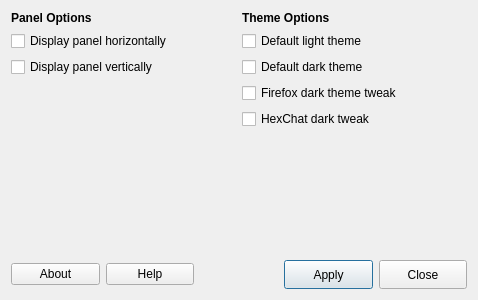
<?xml version="1.0" encoding="UTF-8"?>
<ui version="4.0">
 <class>defaultlook</class>
 <widget class="QMainWindow" name="defaultlook">
  <property name="geometry">
   <rect>
    <x>0</x>
    <y>0</y>
    <width>478</width>
    <height>300</height>
   </rect>
  </property>
  <property name="windowTitle">
   <string>MX Default Look</string>
  </property>
  <property name="windowIcon">
   <iconset theme="preferences-desktop-theme">
    <normaloff/>
   </iconset>
  </property>
  <widget class="QWidget" name="centralWidget">
   <layout class="QGridLayout" name="gridLayout">
    <item row="0" column="0">
     <widget class="QLabel" name="label_2">
      <property name="font">
       <font>
        <weight>75</weight>
        <bold>true</bold>
       </font>
      </property>
      <property name="text">
       <string>Panel Options</string>
      </property>
     </widget>
    </item>
    <item row="0" column="1">
     <widget class="QLabel" name="label">
      <property name="font">
       <font>
        <weight>75</weight>
        <bold>true</bold>
       </font>
      </property>
      <property name="text">
       <string>Theme Options</string>
      </property>
     </widget>
    </item>
    <item row="1" column="0">
     <widget class="QCheckBox" name="checkHorz">
      <property name="text">
       <string>Display panel horizontally</string>
      </property>
     </widget>
    </item>
    <item row="1" column="1">
     <widget class="QCheckBox" name="checkLightTheme">
      <property name="text">
       <string>Default light theme</string>
      </property>
     </widget>
    </item>
    <item row="2" column="0">
     <widget class="QCheckBox" name="checkVert">
      <property name="text">
       <string>Display panel vertically</string>
      </property>
     </widget>
    </item>
    <item row="2" column="1">
     <widget class="QCheckBox" name="checkDarkTheme">
      <property name="text">
       <string>Default dark theme</string>
      </property>
     </widget>
    </item>
    <item row="3" column="1">
     <widget class="QCheckBox" name="checkFirefox">
      <property name="toolTip">
       <string>Fix some website fields when using dark theme</string>
      </property>
      <property name="text">
       <string>Firefox dark theme tweak</string>
      </property>
     </widget>
    </item>
    <item row="5" column="0">
     <spacer name="verticalSpacer">
      <property name="orientation">
       <enum>Qt::Vertical</enum>
      </property>
      <property name="sizeHint" stdset="0">
       <size>
        <width>20</width>
        <height>20</height>
       </size>
      </property>
     </spacer>
    </item>
    <item row="6" column="0" colspan="2">
     <layout class="QGridLayout" name="gridLayout_2">
      <item row="0" column="2">
       <spacer name="horizontalSpacer1">
        <property name="orientation">
         <enum>Qt::Horizontal</enum>
        </property>
        <property name="sizeType">
         <enum>QSizePolicy::Minimum</enum>
        </property>
        <property name="sizeHint" stdset="0">
         <size>
          <width>28</width>
          <height>29</height>
         </size>
        </property>
       </spacer>
      </item>
      <item row="0" column="3">
       <widget class="QLabel" name="labelMX">
        <property name="maximumSize">
         <size>
          <width>32</width>
          <height>32</height>
         </size>
        </property>
        <property name="midLineWidth">
         <number>0</number>
        </property>
        <property name="text">
         <string/>
        </property>
        <property name="pixmap">
         <pixmap>../../../../../../../../usr/share/mx-panel-orientation/icons/mxfcelogo.png</pixmap>
        </property>
        <property name="scaledContents">
         <bool>true</bool>
        </property>
       </widget>
      </item>
      <item row="0" column="4">
       <spacer name="horizontalSpacer2">
        <property name="orientation">
         <enum>Qt::Horizontal</enum>
        </property>
        <property name="sizeType">
         <enum>QSizePolicy::Minimum</enum>
        </property>
        <property name="sizeHint" stdset="0">
         <size>
          <width>18</width>
          <height>29</height>
         </size>
        </property>
       </spacer>
      </item>
      <item row="0" column="5">
       <widget class="QPushButton" name="buttonApply">
        <property name="sizePolicy">
         <sizepolicy hsizetype="Minimum" vsizetype="Preferred">
          <horstretch>0</horstretch>
          <verstretch>0</verstretch>
         </sizepolicy>
        </property>
        <property name="text">
         <string>Apply</string>
        </property>
        <property name="icon">
         <iconset>
          <normaloff>../../../../../../../../usr/share/mx-panel-orientation/icons/dialog-ok.png</normaloff>../../../../../../../../usr/share/mx-panel-orientation/icons/dialog-ok.png</iconset>
        </property>
        <property name="shortcut">
         <string/>
        </property>
        <property name="autoDefault">
         <bool>true</bool>
        </property>
        <property name="default">
         <bool>true</bool>
        </property>
       </widget>
      </item>
      <item row="0" column="6">
       <widget class="QPushButton" name="buttonCancel">
        <property name="sizePolicy">
         <sizepolicy hsizetype="Minimum" vsizetype="Preferred">
          <horstretch>0</horstretch>
          <verstretch>0</verstretch>
         </sizepolicy>
        </property>
        <property name="toolTip">
         <string>Quit application</string>
        </property>
        <property name="text">
         <string>Close</string>
        </property>
        <property name="icon">
         <iconset>
          <normaloff>../../../../../../../../usr/share/mx-panel-orientation/icons/gtk-cancel.png</normaloff>../../../../../../../../usr/share/mx-panel-orientation/icons/gtk-cancel.png</iconset>
        </property>
        <property name="shortcut">
         <string>Alt+N</string>
        </property>
        <property name="autoDefault">
         <bool>true</bool>
        </property>
       </widget>
      </item>
      <item row="0" column="0">
       <widget class="QPushButton" name="buttonAbout">
        <property name="text">
         <string>About</string>
        </property>
        <property name="icon">
         <iconset>
          <normaloff>../../../usr/share/mx-defaultlook/icons/accessories-text-editor.png</normaloff>../../../usr/share/mx-defaultlook/icons/accessories-text-editor.png</iconset>
        </property>
       </widget>
      </item>
      <item row="0" column="1">
       <widget class="QPushButton" name="buttonHelp">
        <property name="text">
         <string>Help</string>
        </property>
        <property name="icon">
         <iconset>
          <normaloff>../../../usr/share/mx-defaultlook/icons/gnome-help.png</normaloff>../../../usr/share/mx-defaultlook/icons/gnome-help.png</iconset>
        </property>
       </widget>
      </item>
     </layout>
    </item>
    <item row="4" column="1">
     <widget class="QCheckBox" name="checkHexchat">
      <property name="text">
       <string>HexChat dark tweak</string>
      </property>
     </widget>
    </item>
   </layout>
  </widget>
  <widget class="QMenuBar" name="menuBar">
   <property name="geometry">
    <rect>
     <x>0</x>
     <y>0</y>
     <width>478</width>
     <height>22</height>
    </rect>
   </property>
  </widget>
 </widget>
 <layoutdefault spacing="6" margin="11"/>
 <resources/>
 <connections/>
</ui>
